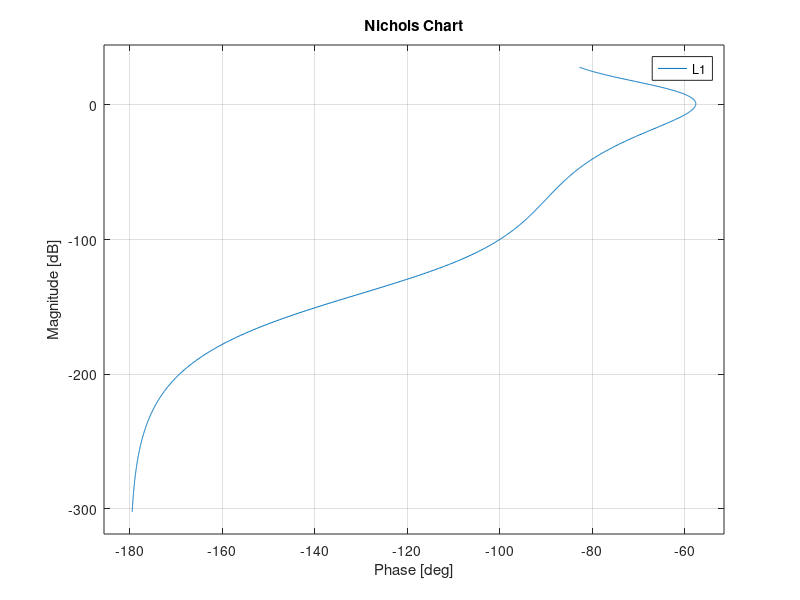

This figure's MATLAB source: (Note: this script raises an error after producing the figure.)
close all 
clear all
clc

s = tf('s');
G = 40/((s^2 + 4*s - 9.81)*(1 + 0.001*s));
K_c =  -1.96/s;
C_ss = K_c;

% M_T_LF = 20*log10(0.01/0.1)
% zeta = 0.455;
S_p = 20*log10(1.54);
T_p = 20*log10(1.23);

L1 = G*C_ss;
nichols(L1),hold on
% 
% w_c = 6.26;
% 
% wnorm= 0.9;
% w_z = w_c/wnorm;
% C_z = (1+s/w_z)^2;
% L2 = L1*C_z;
% 
% 
% w_p= 30*w_z;
% C_p = 1/(1+s/w_p);
% L3 = L2*C_p;
% 
% K = db2mag(28);
% L4 = K*L3;
% nichols(L4,'g'),hold on

S_grid(S_p)
T_grid(T_p)
% T_grid(M_T_LF)
% 
% C = zpk(minreal(C_ss*C_z*C_p*K))
% 
% out = sim("LAB8ADAsim.slx")
% plot(out)
% stepinfo(out.y.data,out.y.time)
% 
